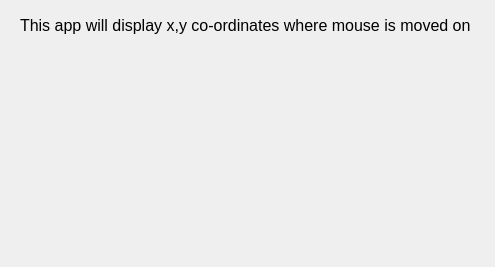
<?xml version="1.0" encoding="UTF-8"?>
<ui version="4.0">
 <class>Dialog</class>
 <widget class="QDialog" name="Dialog">
  <property name="geometry">
   <rect>
    <x>0</x>
    <y>0</y>
    <width>495</width>
    <height>267</height>
   </rect>
  </property>
  <property name="windowTitle">
   <string>Dialog</string>
  </property>
  <widget class="QLabel" name="label">
   <property name="geometry">
    <rect>
     <x>20</x>
     <y>60</y>
     <width>461</width>
     <height>20</height>
    </rect>
   </property>
   <property name="font">
    <font>
     <pointsize>12</pointsize>
    </font>
   </property>
   <property name="text">
    <string/>
   </property>
  </widget>
  <widget class="QLabel" name="label_2">
   <property name="geometry">
    <rect>
     <x>20</x>
     <y>10</y>
     <width>471</width>
     <height>31</height>
    </rect>
   </property>
   <property name="font">
    <font>
     <pointsize>12</pointsize>
    </font>
   </property>
   <property name="text">
    <string>This app will display x,y co-ordinates where mouse is moved on</string>
   </property>
  </widget>
 </widget>
 <resources/>
 <connections/>
</ui>
